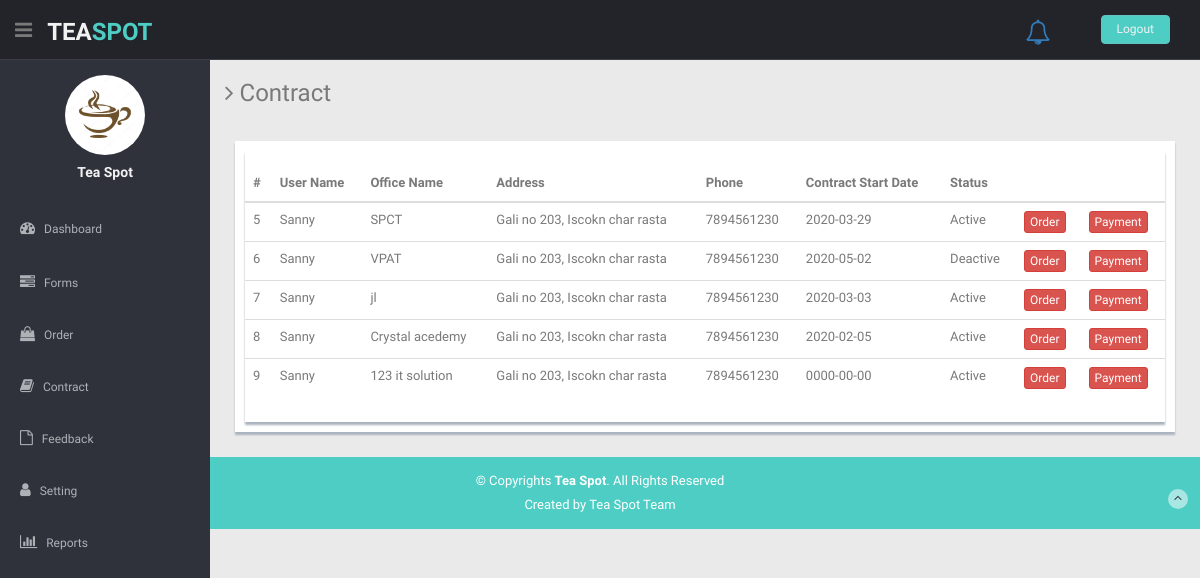
Screenshot of /adminpanel/viewcontract.php with the database file from the repository.
### tables this page shows
CREATE TABLE `contract` (
  `Contract_id` int(10) NOT NULL,
  `User_id` int(10) NOT NULL,
  `Office_Name` varchar(30) NOT NULL,
  `Address` varchar(100) NOT NULL,
  `Area_id` int(10) NOT NULL,
  `Start_Date` date NOT NULL,
  `Status` varchar(10) NOT NULL
);

CREATE TABLE `user` (
  `User_id` int(10) NOT NULL,
  `Name` varchar(30) NOT NULL,
  `Address` varchar(50) NOT NULL,
  `Area_id` int(10) NOT NULL,
  `Phone_No` varchar(10) NOT NULL,
  `Email_id` varchar(50) NOT NULL,
  `Password` varchar(10) NOT NULL,
  `Reg_Date` date NOT NULL
);

### adminpanel/viewcontract.php (the view, shortened to what this page needs)
<?php include("header.php");?>
    <section id="main-content">
      <section class="wrapper">
        <h3><i class="fa fa-angle-right"></i> Contract</h3>
        <div class="row mt">
          <div class="col-lg-12">
            <div class="form-panel">
<?php
$con=new PDO("mysql:dbname=tea spot","root","");
$rs=$con->query("select *From `contract` o,user u where o.User_id=u.User_id");
?>
			  <div class="content-panel">
              <table class="table">
                <thead>
                  <tr>
                    <th>#</th>
                    <th>User Name</th>
					<th>Office Name</th>
					<th>Address</th>
          <th>Phone</th>
          <th>Contract Start Date</th>
          <th>Status</th>
          <th></th>
          <th></th>
                        </tr>
                    </thead>
            <tbody>
<?php
while($rd=$rs->fetch())
{
	?>
<tr>
<td><?php echo $rd["Contract_id"];?></td>
<td><?php echo $rd["Name"];?></td>
<td><?php echo $rd["Office_Name"];?></td>
<td><?php echo $rd["Address"];?></td>
<td><?php echo $rd["Phone_No"];?></td>
<td><?php echo explode(" ",$rd["Start_Date"])[0]; ?></td>
<td><?php echo $rd["Status"]; ?></td>
<td><a href='contractorder.php?x=<?php echo $rd["Contract_id"];?>' class="btn btn-danger btn-xs">Order</td>
<td><a href='payment.php?x=<?php echo $rd["Contract_id"];?>' class="btn btn-danger btn-xs">Payment</td>
</tr>
<?php
}
?>
                </tbody>
              </table>
</div>
        </div>
		    </div>
                </section>
</section>
<?php include("footer.php");?>

### adminpanel/css/style.css (style rules this page uses)
body { color: #797979; background: #eaeaea; font-family: 'Ruda', sans-serif; padding: 0px !important; margin: 0px !important; font-size:13px; }
a, a:hover, a:focus { text-decoration: none; outline: none; }
.mt { margin-top: 25px; }
#main-content { margin-left: 210px; }
.wrapper { display: inline-block; margin-top: 60px; padding-left: 15px; padding-right: 15px; padding-bottom: 15px; padding-top: 0px; width: 100%; }
.content-panel { background: #ffffff; box-shadow: 0px 3px 2px #aab2bd; padding-top: 15px; padding-bottom: 5px; }
.form-panel { background: #ffffff; margin: 10px; padding: 10px; box-shadow: 0px 3px 2px #aab2bd; text-align: left; }

### rows the page displays
contract: Contract_id "5", User.Name "Sanny", Office_Name "SPCT", User.Address "Gali no 203, Iscokn char rasta", User.Phone_No "7894561230", Start_Date "2020-03-29", Status "Active"
contract: Contract_id "6", User.Name "Sanny", Office_Name "VPAT", User.Address "Gali no 203, Iscokn char rasta", User.Phone_No "7894561230", Start_Date "2020-05-02", Status "Deactive"
contract: Contract_id "7", User.Name "Sanny", Office_Name "jl", User.Address "Gali no 203, Iscokn char rasta", User.Phone_No "7894561230", Start_Date "2020-03-03", Status "Active"
contract: Contract_id "8", User.Name "Sanny", Office_Name "Crystal acedemy", User.Address "Gali no 203, Iscokn char rasta", User.Phone_No "7894561230", Start_Date "2020-02-05", Status "Active"
contract: Contract_id "9", User.Name "Sanny", Office_Name "123 it solution", User.Address "Gali no 203, Iscokn char rasta", User.Phone_No "7894561230", Start_Date "0000-00-00", Status "Active"
